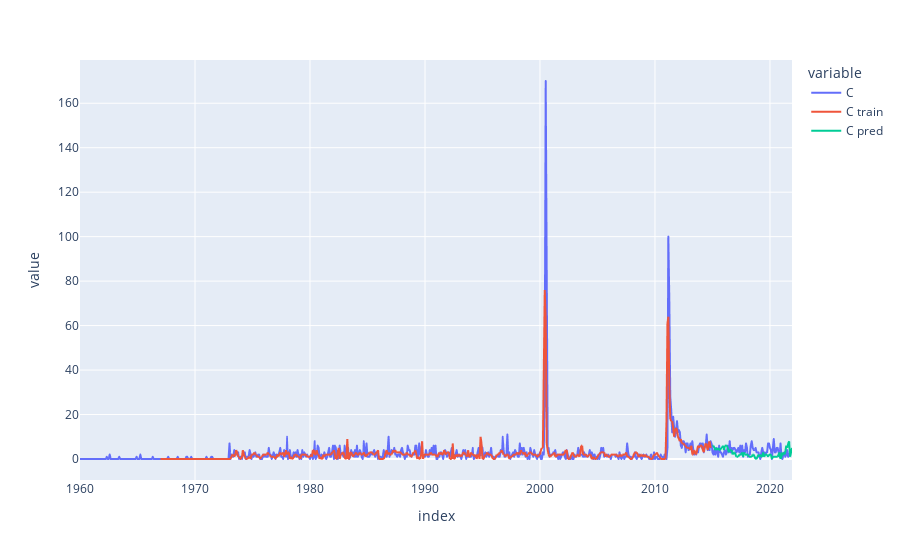

The notebook cell saved with this chart:
### Code cell
fig = px.line(res[["C", "C train", "C pred"]])
fig.show()

### Figure 1 — Plotly figure (JSON) as saved in the notebook; plotly's stock layout.template omitted (floating-point values rounded to 4 significant figures; data arrays with more than 128 entries replaced by an {"elided": "..."} marker saying what was removed)
{"data": [{"hovertemplate": "variable=C<br>index=%{x}<br>value=%{y}<extra></extra>", "legendgroup": "C", "line": {"color": "#636efa", "dash": "solid"}, "mode": "lines", "name": "C", "showlegend": true, "type": "scattergl", "x": {"elided": "744 str values"}, "xaxis": "x", "y": {"elided": "744 int values"}, "yaxis": "y"}, {"hovertemplate": "variable=C train<br>index=%{x}<br>value=%{y}<extra></extra>", "legendgroup": "C train", "line": {"color": "#EF553B", "dash": "solid"}, "mode": "lines", "name": "C train", "showlegend": true, "type": "scattergl", "x": {"elided": "744 str values"}, "xaxis": "x", "y": {"elided": "744 int values"}, "yaxis": "y"}, {"hovertemplate": "variable=C pred<br>index=%{x}<br>value=%{y}<extra></extra>", "legendgroup": "C pred", "line": {"color": "#00cc96", "dash": "solid"}, "mode": "lines", "name": "C pred", "showlegend": true, "type": "scattergl", "x": {"elided": "744 str values"}, "xaxis": "x", "y": {"elided": "744 int values"}, "yaxis": "y"}], "layout": {"legend": {"title": {"text": "variable"}, "tracegroupgap": 0}, "margin": {"t": 60}, "xaxis": {"anchor": "y", "domain": [0, 1], "title": {"text": "index"}}, "yaxis": {"anchor": "x", "domain": [0, 1], "title": {"text": "value"}}}}
